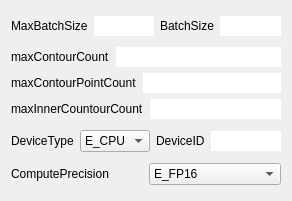
<?xml version="1.0" encoding="UTF-8"?>
<ui version="4.0">
 <class>TestParameterSettingClass</class>
 <widget class="QWidget" name="TestParameterSettingClass">
  <property name="geometry">
   <rect>
    <x>0</x>
    <y>0</y>
    <width>292</width>
    <height>201</height>
   </rect>
  </property>
  <property name="windowTitle">
   <string>TestParameterSetting</string>
  </property>
  <layout class="QVBoxLayout" name="verticalLayout_2">
   <item>
    <layout class="QHBoxLayout" name="horizontalLayout_9">
     <item>
      <layout class="QHBoxLayout" name="horizontalLayout">
       <item>
        <widget class="QLabel" name="label">
         <property name="text">
          <string>MaxBatchSize</string>
         </property>
        </widget>
       </item>
       <item>
        <widget class="QLineEdit" name="MaxBatchSizeEdit">
         <property name="frame">
          <bool>false</bool>
         </property>
        </widget>
       </item>
      </layout>
     </item>
     <item>
      <layout class="QHBoxLayout" name="horizontalLayout_2">
       <item>
        <widget class="QLabel" name="label_2">
         <property name="text">
          <string>BatchSize</string>
         </property>
        </widget>
       </item>
       <item>
        <widget class="QLineEdit" name="BatchSizeEdit">
         <property name="frame">
          <bool>false</bool>
         </property>
        </widget>
       </item>
      </layout>
     </item>
    </layout>
   </item>
   <item>
    <layout class="QVBoxLayout" name="verticalLayout">
     <item>
      <layout class="QHBoxLayout" name="horizontalLayout_3">
       <item>
        <widget class="QLabel" name="label_3">
         <property name="text">
          <string>maxContourCount</string>
         </property>
        </widget>
       </item>
       <item>
        <widget class="QLineEdit" name="maxContourCountEdit">
         <property name="frame">
          <bool>false</bool>
         </property>
        </widget>
       </item>
      </layout>
     </item>
     <item>
      <layout class="QHBoxLayout" name="horizontalLayout_5">
       <item>
        <widget class="QLabel" name="label_5">
         <property name="text">
          <string>maxContourPointCount</string>
         </property>
        </widget>
       </item>
       <item>
        <widget class="QLineEdit" name="maxContourPointCountEdit">
         <property name="frame">
          <bool>false</bool>
         </property>
        </widget>
       </item>
      </layout>
     </item>
     <item>
      <layout class="QHBoxLayout" name="horizontalLayout_4">
       <item>
        <widget class="QLabel" name="label_4">
         <property name="text">
          <string>maxInnerCountourCount</string>
         </property>
        </widget>
       </item>
       <item>
        <widget class="QLineEdit" name="maxInnerContourCountEdit">
         <property name="frame">
          <bool>false</bool>
         </property>
        </widget>
       </item>
      </layout>
     </item>
    </layout>
   </item>
   <item>
    <layout class="QHBoxLayout" name="horizontalLayout_10">
     <item>
      <layout class="QHBoxLayout" name="horizontalLayout_6">
       <item>
        <widget class="QLabel" name="label_7">
         <property name="text">
          <string>DeviceType</string>
         </property>
        </widget>
       </item>
       <item>
        <widget class="QComboBox" name="DeviceTypeComboBox">
         <property name="currentText">
          <string>E_GPU</string>
         </property>
         <item>
          <property name="text">
           <string>E_CPU</string>
          </property>
         </item>
         <item>
          <property name="text">
           <string>E_GPU</string>
          </property>
         </item>
        </widget>
       </item>
      </layout>
     </item>
     <item>
      <layout class="QHBoxLayout" name="horizontalLayout_7">
       <item>
        <widget class="QLabel" name="label_6">
         <property name="text">
          <string>DeviceID</string>
         </property>
        </widget>
       </item>
       <item>
        <widget class="QLineEdit" name="DeviceIDEdit">
         <property name="frame">
          <bool>false</bool>
         </property>
        </widget>
       </item>
      </layout>
     </item>
    </layout>
   </item>
   <item>
    <layout class="QHBoxLayout" name="horizontalLayout_8">
     <item>
      <widget class="QLabel" name="label_8">
       <property name="text">
        <string>ComputePrecision</string>
       </property>
      </widget>
     </item>
     <item>
      <widget class="QComboBox" name="ComputePrecisionComboBox">
       <property name="currentText">
        <string>E_FP32</string>
       </property>
       <item>
        <property name="text">
         <string>E_FP16</string>
        </property>
       </item>
       <item>
        <property name="text">
         <string>E_FP32</string>
        </property>
       </item>
      </widget>
     </item>
    </layout>
   </item>
  </layout>
 </widget>
 <layoutdefault spacing="6" margin="11"/>
 <resources/>
 <connections/>
</ui>
